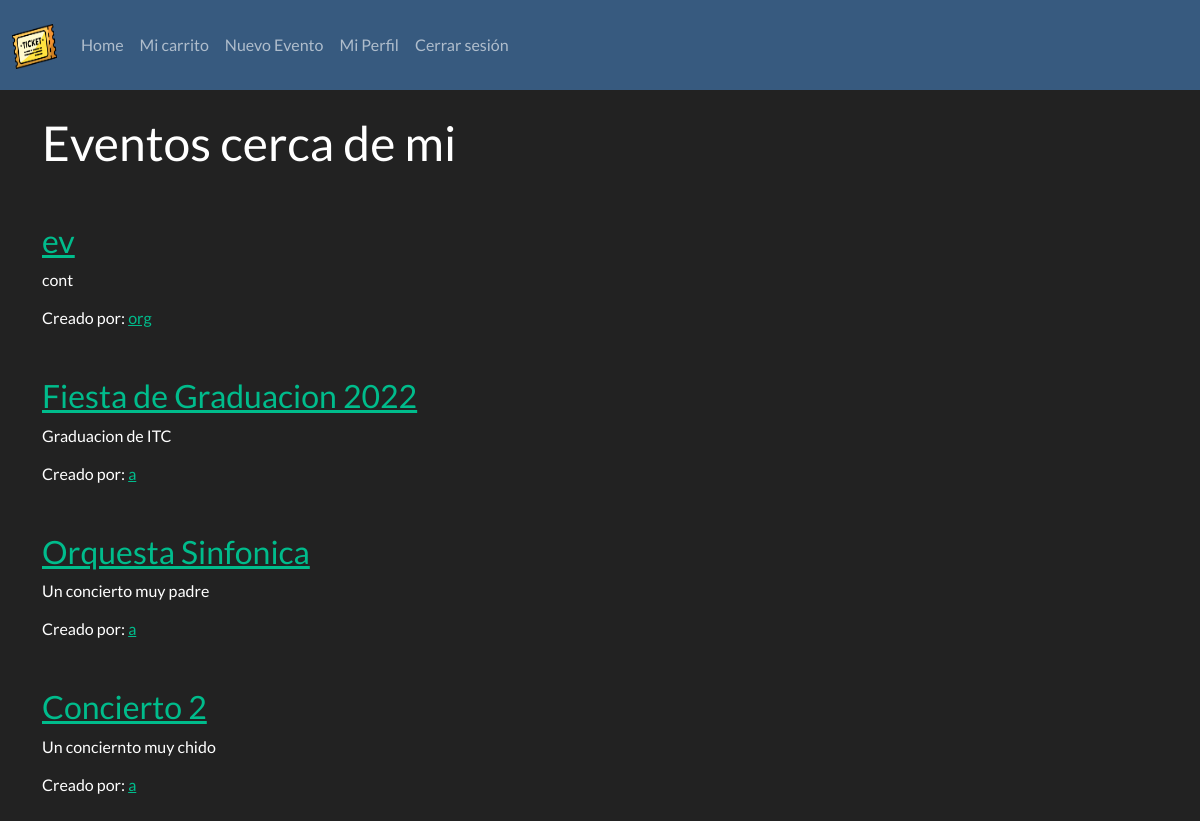
/ (signed in), run on an earlier commit of the app's database.
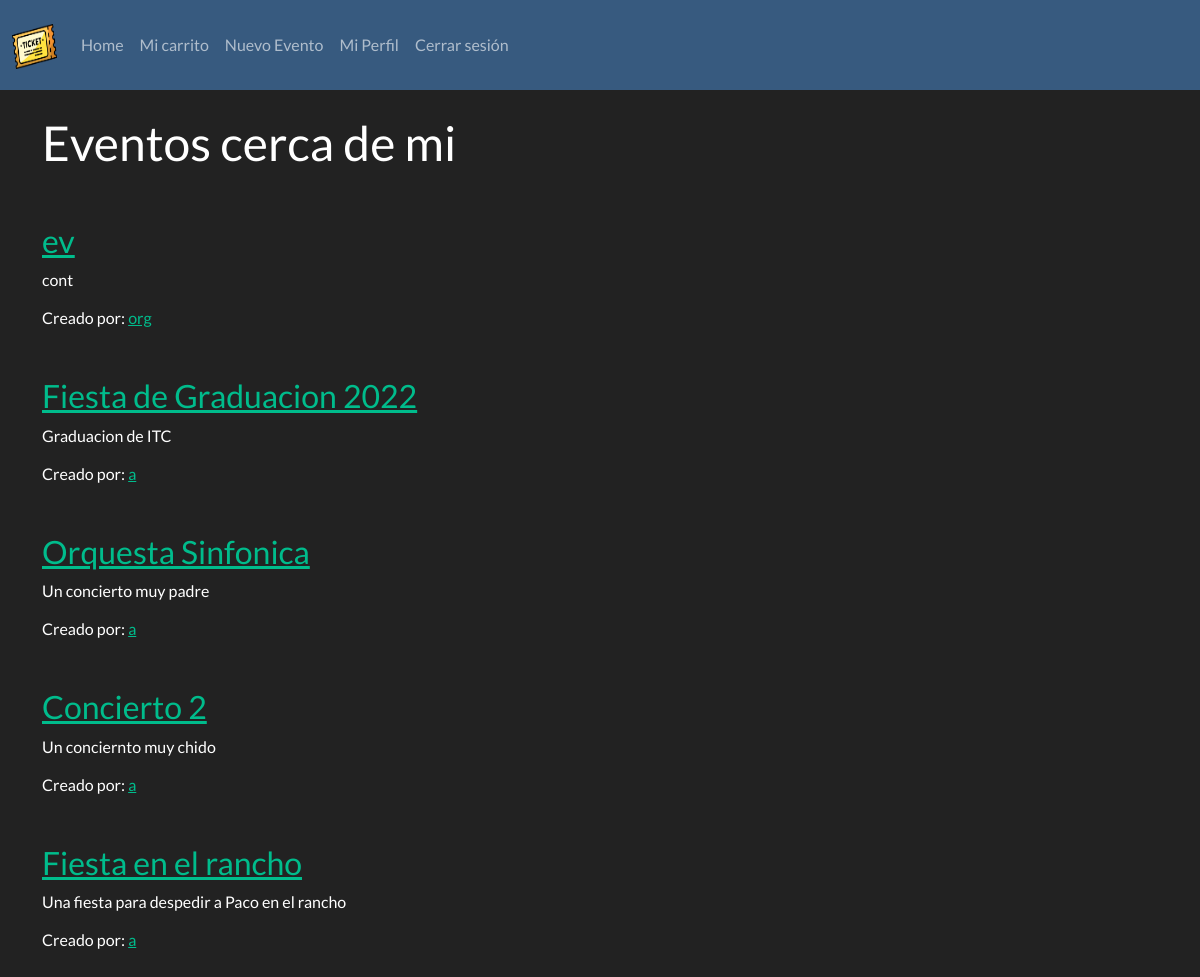
And on a later commit of the database.
### app/models.py (models this page shows, shortened)
class Evento(db.Model):
	id = db.Column(db.Integer, primary_key=True)
	nombre = db.Column(db.String(320), nullable=False)
	descripcion = db.Column(db.Text)
	fecha = db.Column(db.DateTime, nullable=False)
	user_id = db.Column(db.Integer, db.ForeignKey('user.id'), nullable=False)
	precio_general = db.Column(db.Float)
	precio_vip = db.Column(db.Float)
	@hybrid_property
	def organizador(self):
		return User.query.filter_by(id=self.user_id).first()

class User(db.Model, UserMixin):
	id = db.Column(db.Integer, primary_key=True)
	nombre = db.Column(db.String(320), nullable=False)
	username = db.Column(db.String(25), unique=True, nullable=False)
	email = db.Column(db.String(320), unique=True, nullable=False)
	password = db.Column(db.String(25), nullable=False)
	eventos = db.relationship('Evento', backref='creator', lazy=True)
	@hybrid_property
	def tipo(self):
		if Administrador.query.filter_by(id=self.id).first():
			return "Administrador"
		elif Comprador.query.filter_by(id=self.id).first():
			return "Comprador"
		elif Organizador.query.filter_by(id=self.id).first():
			return "Organizador"

### app/routes.py (the view)
@app.route('/')
@login_required
def home():
	events = Evento.query.all()
	return render_template('index.html', username=current_user.username, events=events)

### app/models.py (called while the page is built)
@login_manager.user_loader
def load_user(user_id):
	return User.query.get(int(user_id))

### app/templates/index.html (shortened to what this page needs)
{% extends 'layout.html' %}
{% block body %}
<br>
	<h1>Eventos cerca de mi</h1>
	<div class="event-list">
		{% for evento in events %}
			<div class="event-summary">
				<h3><a href="{{ url_for('evento', evento_id=evento.id) }}">{{ evento.nombre }}</a></h3>
				<p>{{ evento.descripcion }}</p>
				<h6>Creado por: <a href="{{ url_for('profile', username=evento.organizador.username) }}">{{ evento.organizador.nombre }}</a></h3>
			</div>
		{% endfor %}
	</div>
<br>
{% endblock %}

What changed in the data, as far as the page shows it:
added Evento: nombre "Fiesta en el rancho", descripcion "Una fiesta para despedir a Paco en el rancho", organizador.nombre "a"
